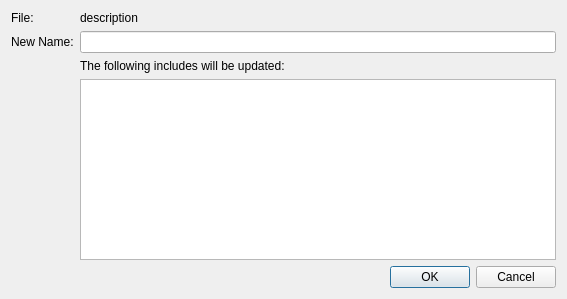
<?xml version="1.0" encoding="UTF-8"?>
<ui version="4.0">
 <class>RenameFileDialog</class>
 <widget class="QWidget" name="RenameFileDialog">
  <property name="geometry">
   <rect>
    <x>0</x>
    <y>0</y>
    <width>567</width>
    <height>299</height>
   </rect>
  </property>
  <property name="windowTitle">
   <string>Rename File</string>
  </property>
  <layout class="QFormLayout" name="formLayout">
   <item row="0" column="0">
    <widget class="QLabel" name="label">
     <property name="text">
      <string>File: </string>
     </property>
    </widget>
   </item>
   <item row="0" column="1">
    <widget class="QLabel" name="currentNameLabel">
     <property name="text">
      <string>description</string>
     </property>
    </widget>
   </item>
   <item row="1" column="0">
    <widget class="QLabel" name="label_2">
     <property name="text">
      <string>New Name:</string>
     </property>
    </widget>
   </item>
   <item row="1" column="1">
    <widget class="QLineEdit" name="newNameInput"/>
   </item>
   <item row="2" column="1">
    <widget class="QLabel" name="label_4">
     <property name="text">
      <string>The following includes will be updated:</string>
     </property>
    </widget>
   </item>
   <item row="3" column="1">
    <widget class="QTreeView" name="includeList"/>
   </item>
   <item row="4" column="1">
    <layout class="QHBoxLayout" name="horizontalLayout">
     <item>
      <spacer name="horizontalSpacer">
       <property name="orientation">
        <enum>Qt::Horizontal</enum>
       </property>
       <property name="sizeHint" stdset="0">
        <size>
         <width>40</width>
         <height>20</height>
        </size>
       </property>
      </spacer>
     </item>
     <item>
      <widget class="QPushButton" name="okBn">
       <property name="text">
        <string>OK</string>
       </property>
       <property name="autoDefault">
        <bool>true</bool>
       </property>
       <property name="default">
        <bool>true</bool>
       </property>
      </widget>
     </item>
     <item>
      <widget class="QPushButton" name="cancelBn">
       <property name="text">
        <string>Cancel</string>
       </property>
      </widget>
     </item>
    </layout>
   </item>
  </layout>
 </widget>
 <resources/>
 <connections/>
</ui>
